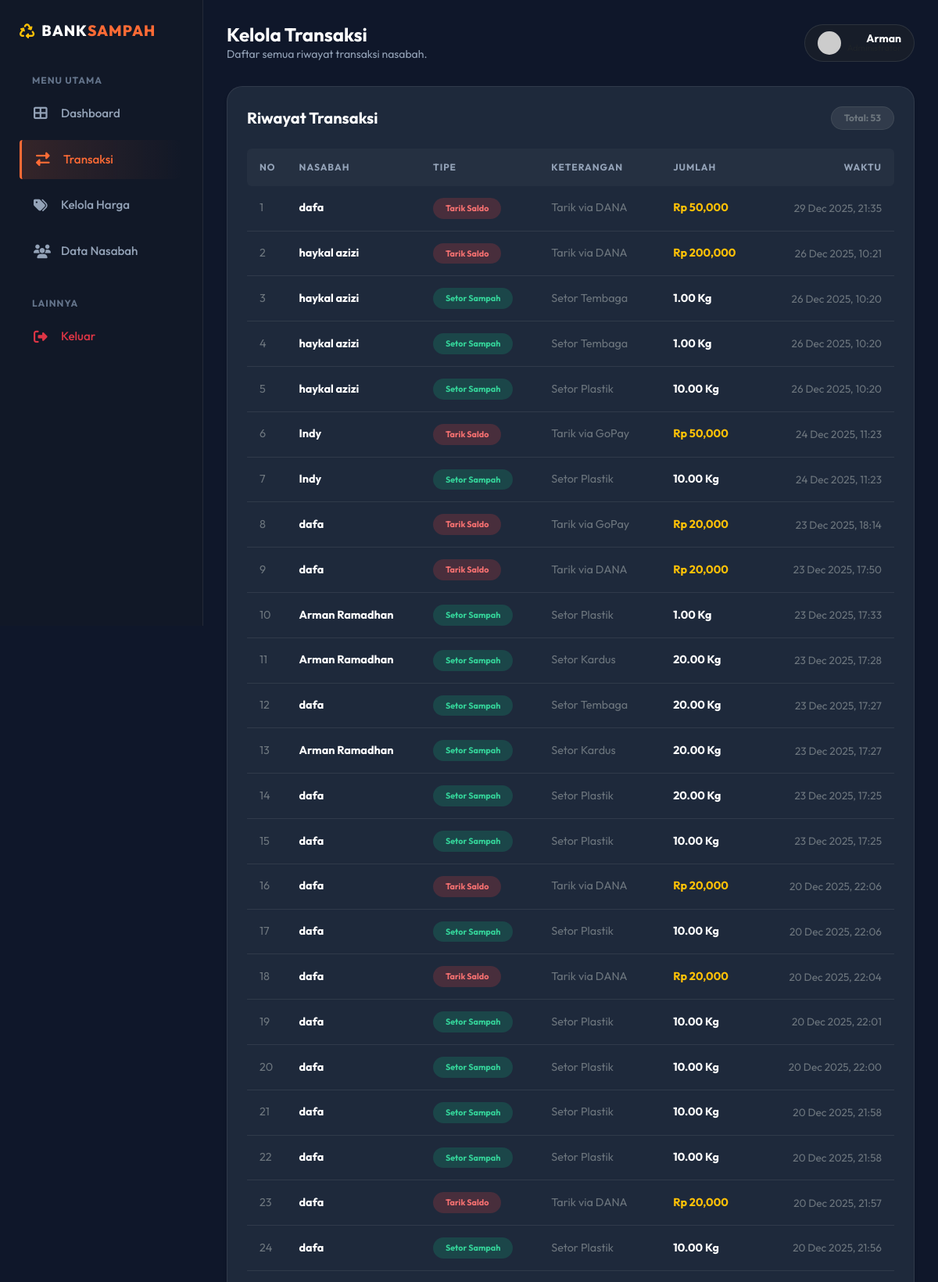
The page /admin_transaksi.php (signed in, upper part) on the database its author committed.
### tables this page shows
CREATE TABLE `users` (
  `id` int(11) NOT NULL,
  `nama` varchar(100) NOT NULL,
  `email` varchar(100) NOT NULL,
  `no_hp` varchar(20) NOT NULL,
  `foto` varchar(255) DEFAULT NULL,
  `password` varchar(255) NOT NULL,
  `saldo` int(11) DEFAULT 0,
  `created_at` timestamp NOT NULL DEFAULT current_timestamp(),
  `role` enum('admin','user') DEFAULT 'user',
  `reset_token` varchar(255) DEFAULT NULL,
  `reset_expire` datetime DEFAULT NULL
);

CREATE TABLE `transaksi` (
  `id` int(11) NOT NULL,
  `user_id` int(11) DEFAULT NULL,
  `tipe` enum('setor','tarik') NOT NULL,
  `keterangan` varchar(255) DEFAULT NULL,
  `berat` decimal(10,2) DEFAULT 0.00,
  `jumlah` int(11) NOT NULL,
  `tanggal` timestamp NOT NULL DEFAULT current_timestamp()
);

### admin_transaksi.php (the view, shortened to what this page needs)
<?php
include 'koneksi.php';
$id_saya = $_SESSION['id'];
$cek_user = mysqli_query($conn, "SELECT * FROM users WHERE id = '$id_saya'");
$me = mysqli_fetch_assoc($cek_user);
$query = mysqli_query($conn, "SELECT t.*, u.nama FROM transaksi t JOIN users u ON t.user_id = u.id ORDER BY t.id DESC");
$transaksi_data = [];
while ($row = mysqli_fetch_assoc($query)) {
    $transaksi_data[] = $row;
}
$total_transaksi = count($transaksi_data);
?>
<!DOCTYPE html>
<html lang="id">
<head>
    <link href="https://cdn.jsdelivr.net/npm/bootstrap@5.3.0/dist/css/bootstrap.min.css" rel="stylesheet">
    <link rel="stylesheet" href="https://cdnjs.cloudflare.com/ajax/libs/font-awesome/6.4.0/css/all.min.css">
</head>
<body>
    <div class="sidebar" id="sidebar">
        <div class="brand">
            <div class="d-flex align-items-center">
                <i class="fas fa-recycle text-warning me-2"></i> Bank<span style="color:var(--primary)">Sampah</span>
            </div>
        </div>
        <nav class="nav flex-column">
            <small class="fw-bold mb-2 px-3" style="font-size: 0.75rem; letter-spacing: 1px; color: #64748B;">MENU UTAMA</small>
            <a href="admin_dashboard.php" class="nav-link">
                <i class="fas fa-th-large"></i> Dashboard
            </a>
            <a href="admin_transaksi.php" class="nav-link active">
                <i class="fas fa-exchange-alt"></i> Transaksi
            </a>
            <a href="admin_harga.php" class="nav-link">
                <i class="fas fa-tags"></i> Kelola Harga
            </a>
            <a href="admin_nasabah.php" class="nav-link">
                <i class="fas fa-users"></i> Data Nasabah
            </a>
            <small class="fw-bold mb-2 px-3 mt-4" style="font-size: 0.75rem; letter-spacing: 1px; color: #64748B;">LAINNYA</small>
            <a href="logout.php" class="nav-link text-danger">
                <i class="fas fa-sign-out-alt"></i> Keluar
            </a>
        </nav>
    </div>
    <div class="main-content">
        <div class="top-header">
            <div class="d-flex align-items-center">
                <div>
                    <h4 class="fw-bold m-0 text-white">Kelola Transaksi</h4>
                    <p class="m-0 small d-none d-sm-block" style="color: #94A3B8;">Daftar semua riwayat transaksi nasabah.</p>
                </div>
            </div>
            <div class="d-flex align-items-center bg-dark bg-opacity-50 px-3 py-2 rounded-pill border border-secondary border-opacity-25">
                <img src="https://ui-avatars.com/api/?name=<?php echo urlencode($me['nama']); ?>&background=FF6B35&color=fff&rounded=true" class="rounded-circle me-2" width="30">
                <div class="d-none d-sm-block lh-1 text-end">
                    <div class="fw-bold small text-white"><?php echo explode(' ', $me['nama'])[0]; ?></div>
                    <div class="text-muted" style="font-size: 0.7rem;">Administrator</div>
                </div>
            </div>
        </div>
        <div class="desktop-view table-card">
            <div class="d-flex justify-content-between align-items-center mb-4">
                <h5 class="fw-bold m-0 text-white">Riwayat Transaksi</h5>
                <span class="badge bg-secondary bg-opacity-25 text-secondary border border-secondary border-opacity-25 px-3 py-2 rounded-pill">Total: <?php echo $total_transaksi; ?></span>
            </div>
            <div class="table-responsive">
                <table class="table table-hover align-middle">
                    <thead>
                        <tr>
                            <th class="ps-3 border-0 rounded-start">No</th>
                            <th class="border-0">Nasabah</th>
                            <th class="border-0">Tipe</th>
                            <th class="border-0">Keterangan</th>
                            <th class="border-0">Jumlah</th>
                            <th class="pe-3 border-0 rounded-end text-end">Waktu</th>
                        </tr>
                    </thead>
                    <tbody>
                        <?php
                        $no = 1;
                        if (count($transaksi_data) > 0) {
                            foreach ($transaksi_data as $row) {
                                if ($row['tipe'] == 'setor') {
                                    $badge = '<span class="badge rounded-pill px-3 py-2" style="background: rgba(16, 185, 129, 0.2); color: #34D399;">Setor Sampah</span>';
                                    $val = $row['berat'] . ' Kg';
                                    $val_class = 'text-white';
                                } else {
                                    $badge = '<span class="badge rounded-pill px-3 py-2" style="background: rgba(239, 68, 68, 0.2); color: #F87171;">Tarik Saldo</span>';
                                    $val = 'Rp ' . number_format($row['jumlah']);
                                    $val_class = 'text-warning';
                                }
                        ?>
                                <tr>
                                    <td class="ps-3 text-secondary" style="width: 50px;"><?php echo $no++; ?></td>
                                    <td class="fw-bold text-white text-truncate" style="max-width: 150px;"><?php echo $row['nama']; ?></td>
                                    <td><?php echo $badge; ?></td>
                                    <td class="text-secondary text-truncate" style="max-width: 200px;"><?php echo $row['keterangan']; ?></td>
                                    <td class="fw-bold <?php echo $val_class; ?>"><?php echo $val; ?></td>
                                    <td class="pe-3 text-secondary text-end" style="font-size: 0.85rem;">
                                        <?php echo date('d M Y, H:i', strtotime($row['tanggal'])); ?>
                                    </td>
                                </tr>
                        <?php }
                        } else {
                            echo '<tr><td colspan="6" class="text-center text-secondary py-5">Belum ada data.</td></tr>';
                        } ?>
                    </tbody>
                </table>
            </div>
        </div>
    </div>
</body>
</html>

### admin_transaksi.php (style rules this page uses)
:root { --primary: #FF6B35; --primary-hover: #e85d2a; --dark-bg: #0F172A; --card-bg: #1E293B; --sidebar-bg: #111827; --text-light: #F8FAFC; --text-gray: #94A3B8; --border-color: rgba(255, 255, 255, 0.08); }
body { font-family: 'Outfit', sans-serif; background-color: var(--dark-bg); color: var(--text-light); overflow-x: hidden; }
.sidebar { width: 260px; height: 100vh; background: var(--sidebar-bg); position: fixed; top: 0; left: 0; padding: 25px; border-right: 1px solid var(--border-color); transition: all 0.3s cubic-bezier(0.4, 0, 0.2, 1); z-index: 1000; }
.sidebar .brand { font-size: 1.2rem; font-weight: 800; color: white; margin-bottom: 40px; display: flex; align-items: center; justify-content: space-between; text-transform: uppercase; letter-spacing: 1px; }
.nav-link { color: var(--text-gray); padding: 14px 18px; border-radius: 12px; margin-bottom: 8px; display: flex; align-items: center; text-decoration: none; transition: 0.3s; font-weight: 500; font-size: 0.95rem; }
.nav-link.active { background: linear-gradient(90deg, rgba(255, 107, 53, 0.15), transparent); color: var(--primary); border-left: 3px solid var(--primary); border-radius: 4px 12px 12px 4px; }
.nav-link i { width: 25px; margin-right: 10px; font-size: 1.1rem; }
.main-content { margin-left: 260px; padding: 30px; transition: all 0.3s; }
.top-header { display: flex; justify-content: space-between; align-items: center; margin-bottom: 30px; }
.table-card { background: var(--card-bg); border-radius: 20px; padding: 25px; border: 1px solid var(--border-color); box-shadow: 0 4px 6px -1px rgba(0, 0, 0, 0.1); }
.table { color: var(--text-light); margin-bottom: 0; white-space: nowrap; }
.table th { background: rgba(255, 255, 255, 0.03); font-size: 0.75rem; text-transform: uppercase; letter-spacing: 1px; color: var(--text-gray); padding: 15px; border-bottom: 1px solid var(--border-color); border-top: none; }
.table td { padding: 15px; vertical-align: middle; font-size: 0.9rem; border-bottom: 1px solid var(--border-color); background: transparent; color: var(--text-light); }
@media (min-width: 992px) { .desktop-view { display: block; } }

### rows shown on the page
users: nama "Arman"
transaksi: user.nama "dafa", tipe "Tarik Saldo", keterangan "Tarik via DANA", jumlah "Rp 50,000", tanggal "29 Dec 2025, 21:35"
transaksi: user.nama "haykal azizi", tipe "Tarik Saldo", keterangan "Tarik via DANA", jumlah "Rp 200,000", tanggal "26 Dec 2025, 10:21"
transaksi: user.nama "haykal azizi", tipe "Setor Sampah", keterangan "Setor Tembaga", berat "1.00 Kg", tanggal "26 Dec 2025, 10:20"
transaksi: user.nama "haykal azizi", tipe "Setor Sampah", keterangan "Setor Tembaga", berat "1.00 Kg", tanggal "26 Dec 2025, 10:20"
transaksi: user.nama "haykal azizi", tipe "Setor Sampah", keterangan "Setor Plastik", berat "10.00 Kg", tanggal "26 Dec 2025, 10:20"
transaksi: user.nama "Indy", tipe "Tarik Saldo", keterangan "Tarik via GoPay", jumlah "Rp 50,000", tanggal "24 Dec 2025, 11:23"
transaksi: user.nama "Indy", tipe "Setor Sampah", keterangan "Setor Plastik", berat "10.00 Kg", tanggal "24 Dec 2025, 11:23"
transaksi: user.nama "dafa", tipe "Tarik Saldo", keterangan "Tarik via GoPay", jumlah "Rp 20,000", tanggal "23 Dec 2025, 18:14"
transaksi: user.nama "dafa", tipe "Tarik Saldo", keterangan "Tarik via DANA", jumlah "Rp 20,000", tanggal "23 Dec 2025, 17:50"
transaksi: user.nama "Arman Ramadhan", tipe "Setor Sampah", keterangan "Setor Plastik", berat "1.00 Kg", tanggal "23 Dec 2025, 17:33"
transaksi: user.nama "Arman Ramadhan", tipe "Setor Sampah", keterangan "Setor Kardus", berat "20.00 Kg", tanggal "23 Dec 2025, 17:28"
transaksi: user.nama "dafa", tipe "Setor Sampah", keterangan "Setor Tembaga", berat "20.00 Kg", tanggal "23 Dec 2025, 17:27"
transaksi: user.nama "Arman Ramadhan", tipe "Setor Sampah", keterangan "Setor Kardus", berat "20.00 Kg", tanggal "23 Dec 2025, 17:27"
transaksi: user.nama "dafa", tipe "Setor Sampah", keterangan "Setor Plastik", berat "20.00 Kg", tanggal "23 Dec 2025, 17:25"
transaksi: user.nama "dafa", tipe "Setor Sampah", keterangan "Setor Plastik", berat "10.00 Kg", tanggal "23 Dec 2025, 17:25"
transaksi: user.nama "dafa", tipe "Tarik Saldo", keterangan "Tarik via DANA", jumlah "Rp 20,000", tanggal "20 Dec 2025, 22:06"
transaksi: user.nama "dafa", tipe "Setor Sampah", keterangan "Setor Plastik", berat "10.00 Kg", tanggal "20 Dec 2025, 22:06"
transaksi: user.nama "dafa", tipe "Tarik Saldo", keterangan "Tarik via DANA", jumlah "Rp 20,000", tanggal "20 Dec 2025, 22:04"
transaksi: user.nama "dafa", tipe "Setor Sampah", keterangan "Setor Plastik", berat "10.00 Kg", tanggal "20 Dec 2025, 22:01"
transaksi: user.nama "dafa", tipe "Setor Sampah", keterangan "Setor Plastik", berat "10.00 Kg", tanggal "20 Dec 2025, 22:00"
transaksi: user.nama "dafa", tipe "Setor Sampah", keterangan "Setor Plastik", berat "10.00 Kg", tanggal "20 Dec 2025, 21:58"
transaksi: user.nama "dafa", tipe "Setor Sampah", keterangan "Setor Plastik", berat "10.00 Kg", tanggal "20 Dec 2025, 21:58"
transaksi: user.nama "dafa", tipe "Tarik Saldo", keterangan "Tarik via DANA", jumlah "Rp 20,000", tanggal "20 Dec 2025, 21:57"
transaksi: user.nama "dafa", tipe "Setor Sampah", keterangan "Setor Plastik", berat "10.00 Kg", tanggal "20 Dec 2025, 21:56"

### other values the page prints
$total_transaksi "53"
